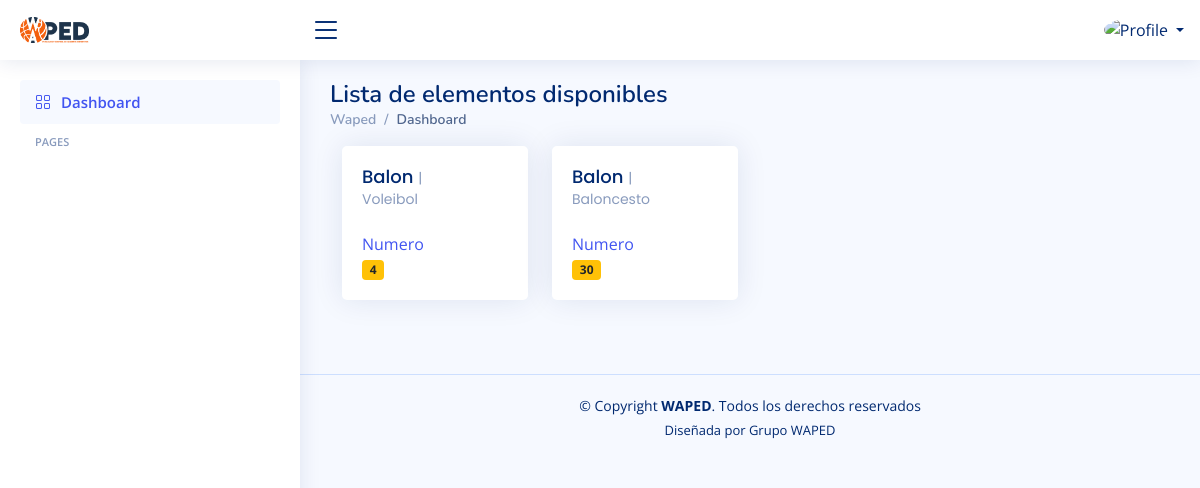
The app's page /Elementos/listado-elementos-disponible/ with its own data.
### apps/Elementos/models.py (models this page shows, shortened)
class ElementoDeportivo(models.Model):
    id = models.AutoField(primary_key=True)
    numero = models.IntegerField('Numero identificador', unique=True, blank=False, null=False)
    imagen = models.ImageField('Imagen', upload_to='Elementos/', max_length=200, null=True,
                               blank=True)
    estado = models.ForeignKey(EstadoElemento, on_delete=models.CASCADE)
    sub_categoria = models.ForeignKey(SubCategoria, on_delete=models.CASCADE)
    horas_disponibles = models.ManyToManyField(HorasDisponible)
    disponibilidad = models.BooleanField('Estado de disponibilidad', default=True)
    estado_eliminacion = models.BooleanField(default=True)

class SubCategoria(models.Model):
    id = models.AutoField(primary_key=True)
    nombre = models.CharField('Nombre', max_length=100, unique=True, blank=False, null=False)
    categoria = models.ForeignKey(Categoria, on_delete=models.CASCADE)
    imagen = models.ImageField('Imagen', upload_to='Categoria/', max_length=200, null=True,
                               blank=True)
    def __str__(self):
        return self.nombre
    class Meta:
        verbose_name: 'Sub Categoria'
        verbose_name_plural: 'Sub Categorias'

class Categoria(models.Model):
    id = models.AutoField(primary_key=True)
    nombre = models.CharField('Nombre de categoria', max_length=100, unique=True, blank=False, null=False)
    def __str__(self):
        return self.nombre
    class Meta:
        verbose_name: 'Categoria'
        verbose_name_plural: 'Categorias'

### apps/Elementos/views.py (the view)
# urls.py: path('listado-elementos-disponible/', ListadoElementosdisponibles.as_view(), name='listado_elementos_disponible'),
class ListadoElementosdisponibles(ListView):
    model = ElementoDeportivo
    paginate_by = 8
    template_name = 'prestamo/crear_prestamo.html'
    def get_queryset(self):
        queryset = self.model.objects.filter(disponibilidad=True, estado__nivel_gravedad=1).order_by('sub_categoria')
        return queryset

### templates/prestamo/crear_prestamo.html (shortened to what this page needs)
{% extends 'index.html' %}
{% block pagina_titulo %}Lista de elementos disponibles{% endblock %}
{% block main %}
    <div class="container">
        <div class="row  mb-4">
            {% for elemento in object_list %}
                <div class="col-md-3">
                    <a href="{% url 'detalle_elemento' elemento.id %}">
                        <div class="card">
                            <div class="row g-0">
                                <div class="col-md-8">
                                    <div class="card-body"><h5
                                            class="card-title">{{ elemento.sub_categoria.categoria }}
                                        <span>| {{ elemento.sub_categoria }}</span></h5>
                                        Numero <span class="badge bg-warning text-dark">{{ elemento.numero }}</span>
                                    </div>
                                </div>
                            </div>
                        </div>
                    </a>
                </div>
            {% endfor %}
        </div>
    </div>
{% endblock %}

### static/assets/css/style.css (style rules this page uses)
:root { scroll-behavior: smooth; }
body { font-family: "Open Sans", sans-serif; background: #f6f9ff; color: #444444; }
a { color: #4154f1; text-decoration: none; }
h1, h2, h3, h4, h5, h6 { font-family: "Nunito", sans-serif; }
.card { margin-bottom: 30px; border: none; border-radius: 5px; box-shadow: 0px 0 30px rgba(1, 41, 112, 0.1); }
.card-title { padding: 20px 0 15px 0; font-size: 18px; font-weight: 500; color: #012970; font-family: "Poppins", sans-serif; }
.card-title span { color: #899bbd; font-size: 14px; font-weight: 400; }
.card-body { padding: 0 20px 20px 20px; }

### records on screen
ElementoDeportivo: sub_categoria.categoria "Balon", sub_categoria "Voleibol", numero "4"
ElementoDeportivo: sub_categoria.categoria "Balon", sub_categoria "Baloncesto", numero "30"
